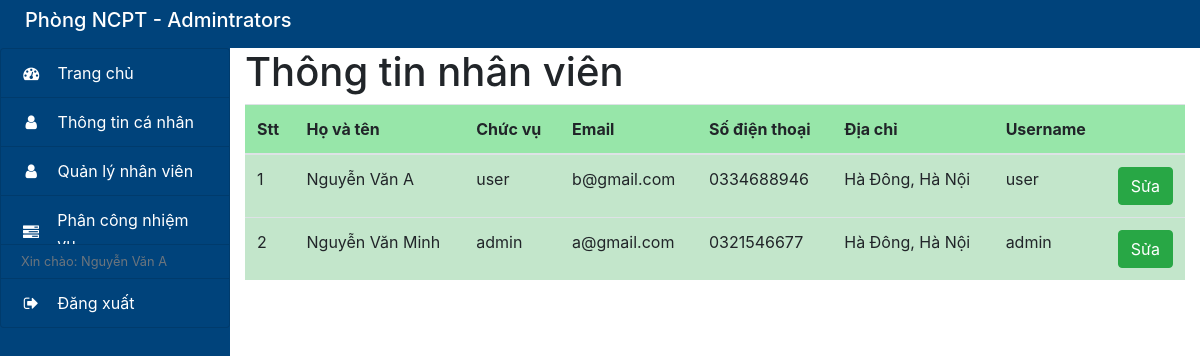
Screenshot of /admin/viewUser.php (signed in) with the database file from the repository.
### tables this page shows
CREATE TABLE `tbl_member` (
  `id` int(11) NOT NULL,
  `fullname` varchar(35) NOT NULL,
  `chucVu` varchar(35) NOT NULL,
  `email` varchar(30) NOT NULL,
  `soDienThoai` varchar(10) NOT NULL,
  `diaChi` varchar(255) NOT NULL,
  `username` varchar(30) NOT NULL,
  `pass` varchar(50) NOT NULL,
  `level` tinyint(1) NOT NULL DEFAULT 1,
  `image` varchar(255) NOT NULL
);

### connect/dbhelp.php (called while the page is built, shortened)
<?php
function executeResult($sql) {
	$conn = mysqli_connect(HOST, USERNAME, PASSWORD, DATABASE);
	$resultset = mysqli_query($conn, $sql);
	$list      = [];
	while ($row = mysqli_fetch_array($resultset, 1)) {
		$list[] = $row;
	}
	return $list;
}

### admin/viewUser.php (the view, shortened to what this page needs)
<?php
require_once ('../connect/dbhelp.php');
?>
<!DOCTYPE html>
<html lang="en">
<head>
    <link rel="stylesheet" href="style.css">
    <link rel="stylesheet" href="https://maxcdn.bootstrapcdn.com/bootstrap/4.0.0/css/bootstrap.min.css">
    <link rel="stylesheet" href="https://stackpath.bootstrapcdn.com/font-awesome/4.7.0/css/font-awesome.min.css">
</head>
<body>
    <nav class="sb-topnav " style="background-color: #00437b;">
        <h1 class="navbar-brand ps-3" style="color: #fff; padding-left: 25px" href="index.php">Phòng NCPT - Admintrators
        </h1>
    </nav>
    <div class="container-fluid p-0">
        <div class="row" id="body-row">
            <?php include_once('includes/sidebar.php');?>
            <div class="col">
                <h1>
                    Thông tin nhân viên
                </h1>
                <table class="table table-success table-striped-columns">
                    <thead>
                        <tr style="background-color: #97e6a9;">
                            <th>Stt</th>
                            <th>Họ và tên</th>
                            <th>Chức vụ</th>
                            <th>Email</th>
                            <th>Số điện thoại</th>
                            <th>Địa chỉ</th>
                            <th>Username</th>
                            <th width="40px"></th>
                        </tr>
                    </thead>
                    <tbody>
                        <?php
						$trang = 1;
						$tim_kiem = '';
						$so_dong_tren_trang = 30;
						$bo_qua = $so_dong_tren_trang * ($trang - 1);
						$sql = "select * from tbl_member where fullname like '%$tim_kiem%' order by id DESC limit $so_dong_tren_trang offset $bo_qua";
						$khach = executeResult($sql);
						$index = 1;
						foreach ($khach as $std) {
							echo '<tr>
                            <td>'.($index++).'</td>
                            <td>'.$std['fullname'].'</td>
                            <td>'.$std['chucVu'].'</td>
                            <td>'.$std['email'].'</td>
                            <td>'.$std['soDienThoai'].'</td>
                            <td>'.$std['diaChi'].'</td>
                            <td>'.$std['username'].'</td>
							<td><button class="btn btn-success" onclick=\'window.open("editUser.php?id='.$std['id'].'","_self")\'>Sửa</button></td>';
						}
					?>
                    </tbody>
                </table>
            </div>
        </div>
    </div>
</body>
</html>

### admin/includes/sidebar.php (shortened to what this page needs)
<div id="sidebar-container" class="sidebar-expanded d-none d-md-block">
    <ul class="list-group">
        <a href="./index.php" class="bg-dark list-group-item list-group-item-action">
            <div class="d-flex w-100 justify-content-start align-items-center">
                <span class="fa fa-dashboard fa-fw mr-3"></span>
                <span class="menu-collapsed">Trang chủ</span>
            </div>
        </a>
        <a href="#submenu2" data-toggle="collapse" aria-expanded="false"
            class="bg-dark list-group-item list-group-item-action flex-column align-items-start">
            <div class="d-flex w-100 justify-content-start align-items-center">
                <span class="fa fa-user fa-fw mr-3"></span>
                <span class="menu-collapsed">Thông tin cá nhân</span>
            </div>
        </a>
        <a href="./viewUser.php" class="bg-dark list-group-item list-group-item-action">
            <div class="d-flex w-100 justify-content-start align-items-center">
                <span class="fa fa-user fa-fw mr-3"></span>
                <span class="menu-collapsed">Quản lý nhân viên</span>
            </div>
        </a>
        <a href="./nhiemvu.php" class="bg-dark list-group-item list-group-item-action">
            <div class="d-flex w-100 justify-content-start align-items-center">
                <span class="fa fa-tasks fa-fw mr-3"></span>
                <span class="menu-collapsed">Phân công nhiệm vụ</span>
            </div>
        </a>
        <li class="list-group-item sidebar-separator-title text-muted d-flex align-items-center menu-collapsed">
            <small>Xin chào: <?php echo $_SESSION['fullname'];?></small>
        </li>
        <a href="../logout.php" class="bg-dark list-group-item list-group-item-action">
            <div class="d-flex w-100 justify-content-start align-items-center">
                <span class="fa fa-sign-out fa-fw mr-3"></span>
                <span class="menu-collapsed">Đăng xuất </span>
            </div>
        </a>
    </ul>
</div>

### admin/style.css (style rules this page uses)
#body-row { margin-left: 0; margin-right: 0; }
#sidebar-container { min-height: 100vh; background-color: #00437b; padding: 0; }
.sidebar-expanded { width: 230px; }
#sidebar-container .list-group a { height: 50px; color: white; }
#sidebar-container .list-group li.list-group-item { background-color: #00437b; }
.sidebar-separator-title { background-color: #00437b; height: 35px; }
a.bg-dark { background-color: #00437b !important; }

### rows the page displays
tbl_member: fullname "Nguyễn Văn A", chucVu "user", email "b@gmail.com", soDienThoai "0334688946", diaChi "Hà Đông, Hà Nội", username "user"
tbl_member: fullname "Nguyễn Văn Minh", chucVu "admin", email "a@gmail.com", soDienThoai "0321546677", diaChi "Hà Đông, Hà Nội", username "admin"

### other values shown
$_SESSION['fullname'] "Nguyễn Văn A"
